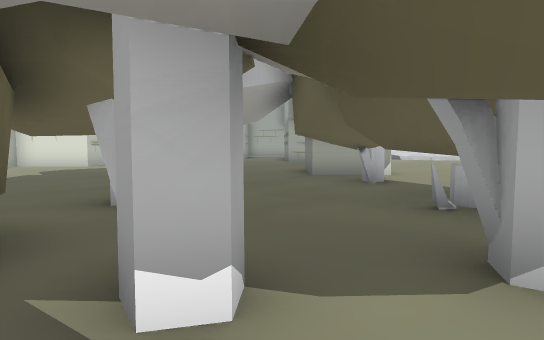
[1] (above)

24 first-person views from a walk through a 3-D level made in the Unity game engine. The camera is 1.5 m above the floor, tilts 4° down and sees 75° across. The floor is counted in squares, 2 m on a side. Each view is taken from the middle of a square. On the plan, view 1 faces up. The plan holds only what a view shows up to about 11 squares ahead; the rest is blank. The place goes on beyond the plan.

[2]
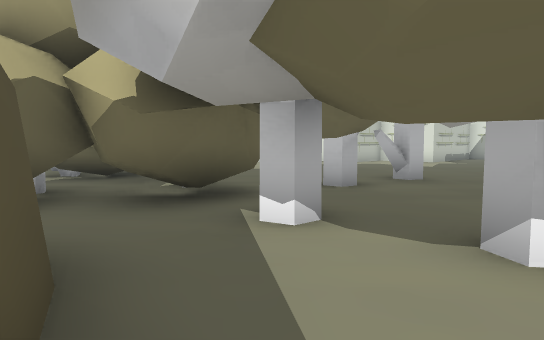

[3]
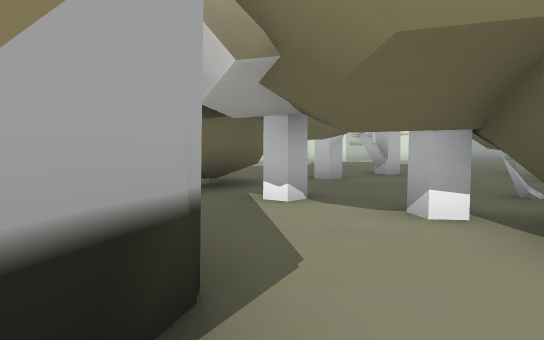

[4]
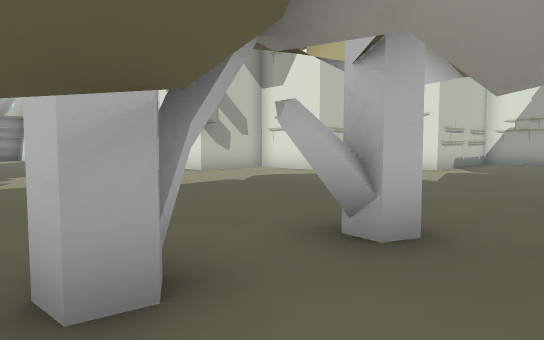

[5]
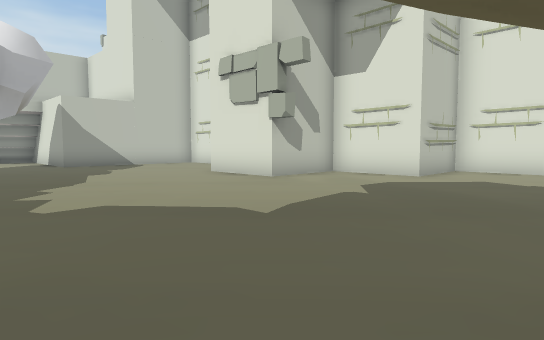

[6]
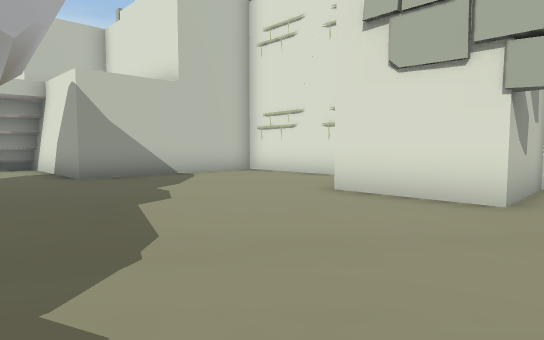

[7]
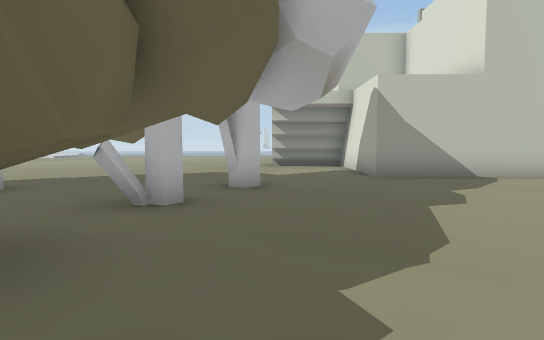

[8]
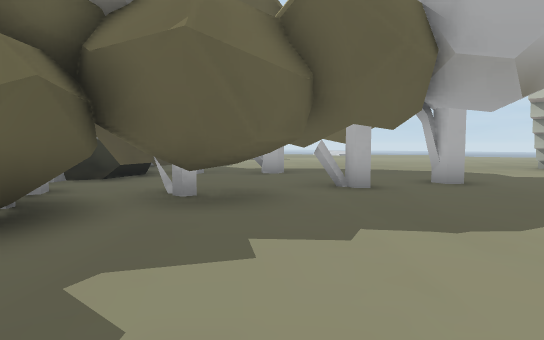

[9]
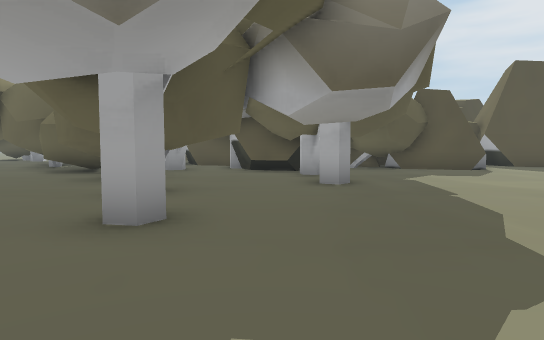

[10]
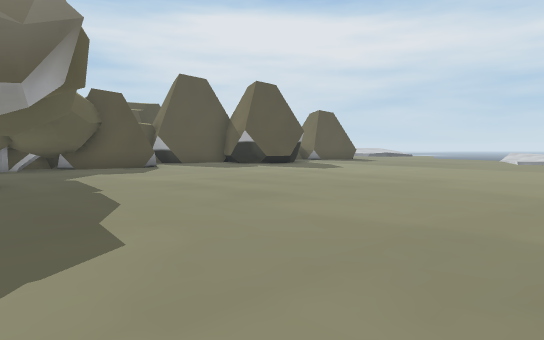

[11]
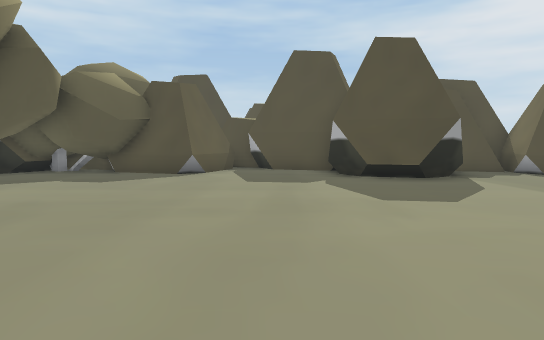

[12]
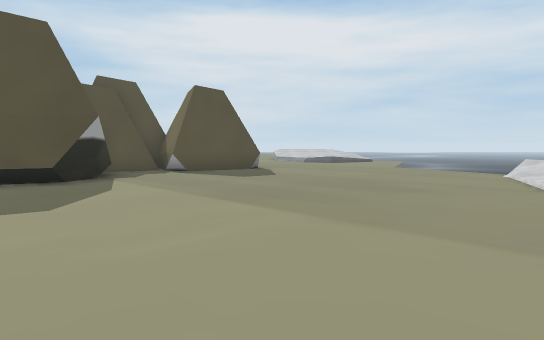

[13]
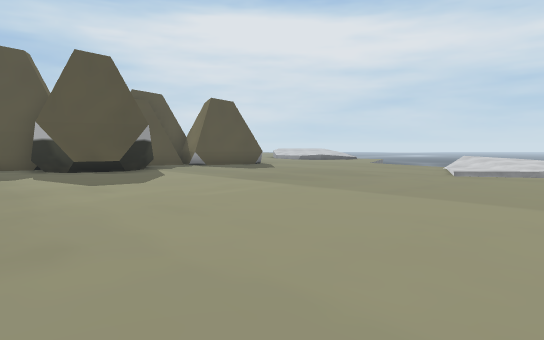

[14]
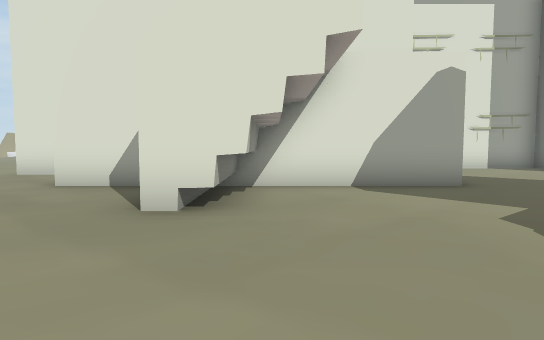

[15]
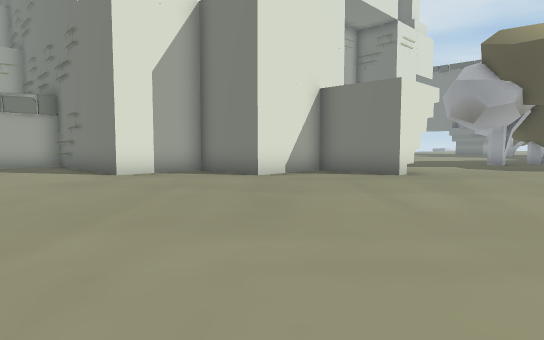

[16]
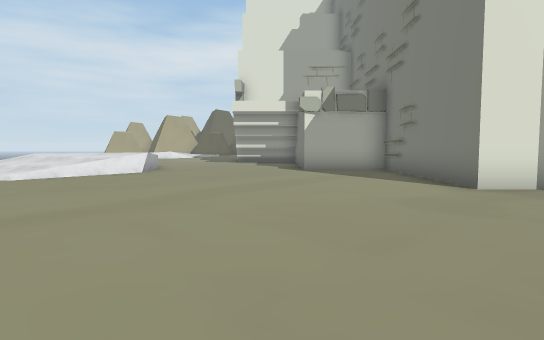

[17]
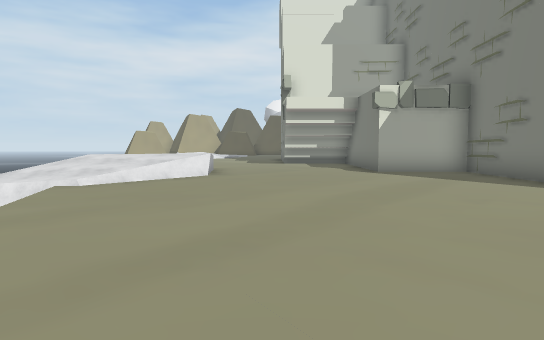

[18]
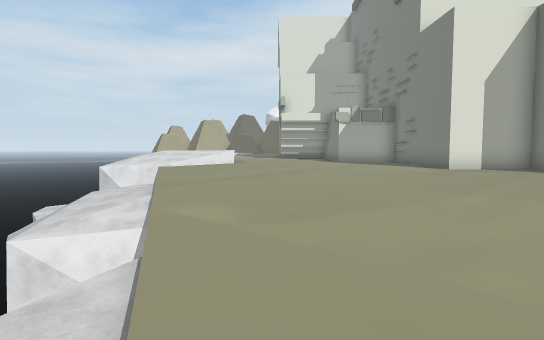

[19]
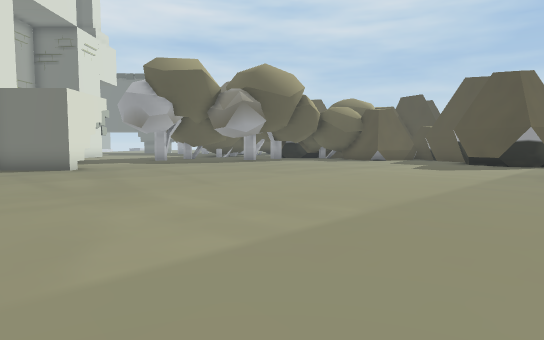

[20]
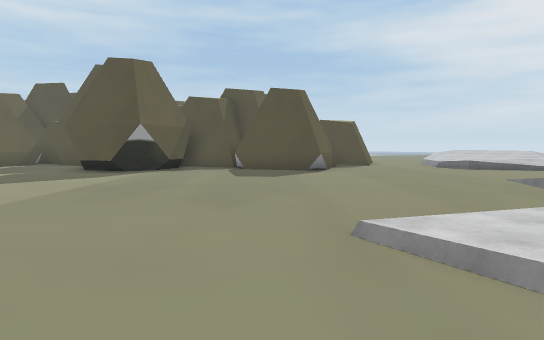

[21]
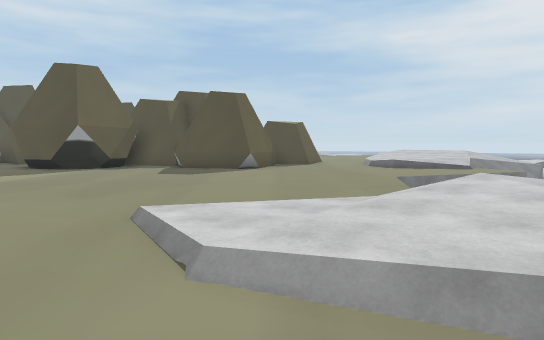

[22]
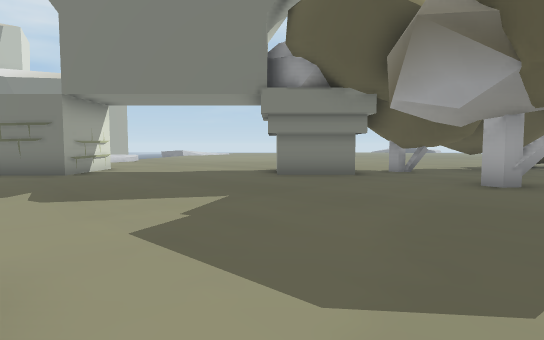

[23]
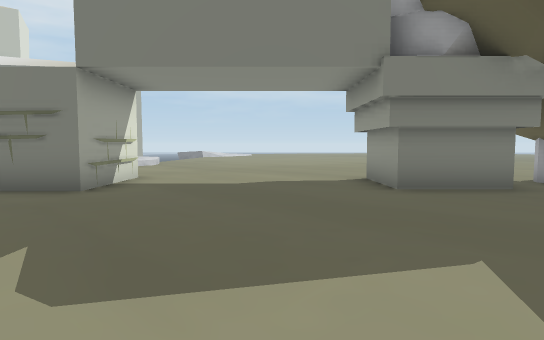

[24]
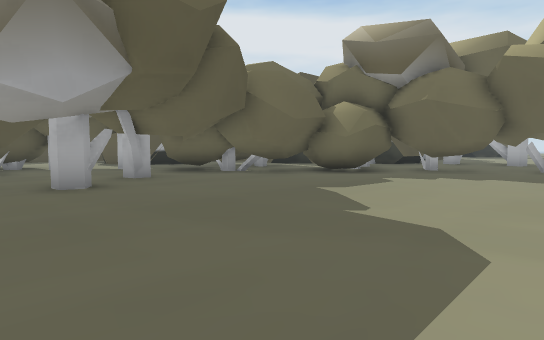

### Floor plan
Key: @ floor where view 1 was taken; # wall or solid block; x gap in a wall; . main floor; : floor 0.25 m higher than the main floor; + floor 0.5 m higher than the main floor; * floor 0.75 m higher than the main floor; % floor 1 m higher than the main floor; / step, stairs or slope; = window, fence, low wall or low ledge; v drop or lower ground; T thing the floor can be seen under or through.
Columns run from 35 left of view 1 to 3 right of it. Each row starts with its distance up from view 1.
 17                                    .#
 16  =....#                        #....###
 15   ....####                  ####.......
 14 %/.......#                  #..........
 13 //.......#        #####   ###..........
 12 /........#        #.....  #............
 11 .........#        #.....  #.........###
 10 .........###      #.....###.........##
  9 ...........#      #.................###
  8 v..........########....................
  7 v.............#..................#...#.
  6 v.............#..................x...##
  5 vv............#..................#...#
  4 vv....................T..............##
  3   ....................TTTTTT######....#
  2   .......................TTT#   ###..##
  1  v=........................T    ##....#
  0   =..................#.....#    #..@...
 -1    ...................##.###      ###..
 -2     ....................##          ##.
 -3      ...................#
 -4       ................###
 -5      .................##
 -6    .................###
 -7    ../...............#
 -8    ///:..............#
 -9    +///........####.##
-10    ++/.........#  ###
-11     *=.........#
-12       ........##
-13        .....####

Positions as (right, up) in squares from view 1, and headings:
1: (0, 0), facing up
2: (2, -1), facing up-left
3: (3, -2), facing up-left
4: (0, 4), facing up-left
5: (-3, 4), facing up-left
6: (-8, 5), facing up-left
7: (-8, 5), facing left
8: (-7, 7), facing down-left
9: (-18, 6), facing down-right
10: (-19, 6), facing down
11: (-23, -1), facing down-right
12: (-24, -2), facing down
13: (-24, 1), facing down
14: (-20, 1), facing up
15: (-30, 1), facing up-right
16: (-30, 4), facing up
17: (-32, 5), facing up
18: (-32, -1), facing up
19: (-32, -1), facing right
20: (-30, -5), facing down-right
21: (-32, -6), facing down-right
22: (-8, 11), facing right
23: (-5, 13), facing right
24: (-5, 13), facing down
